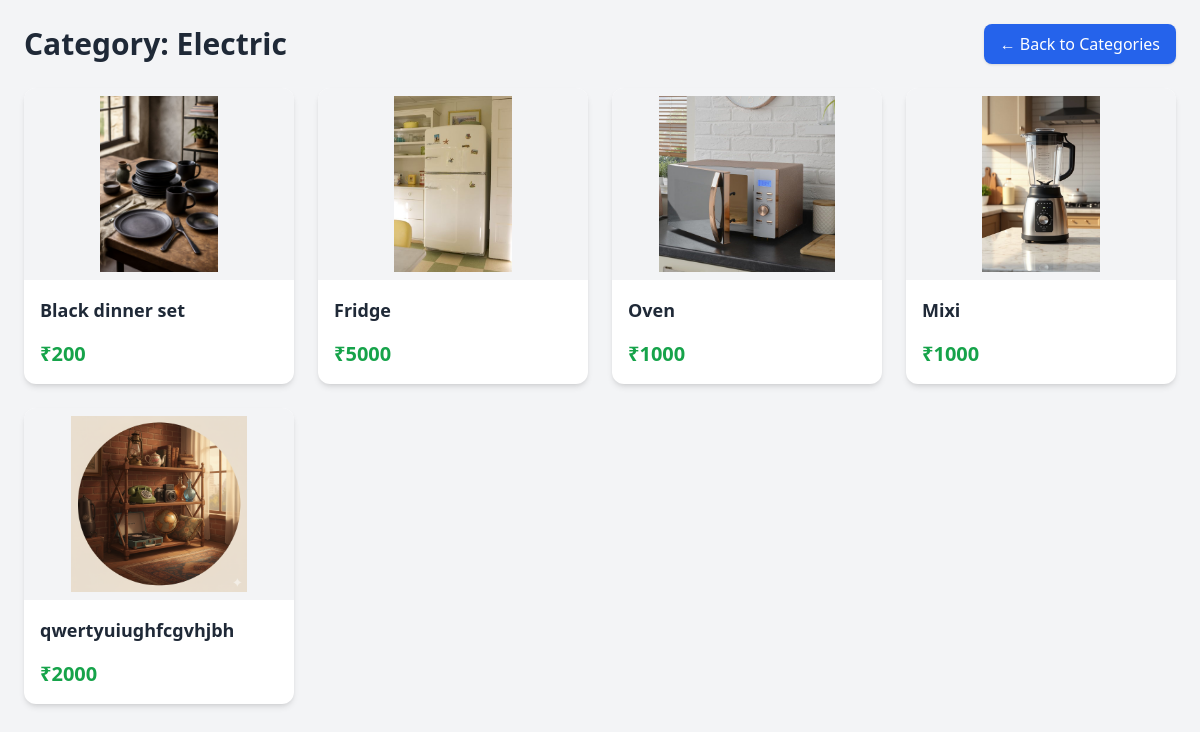
The page /users/admin_one_category/2/ (signed in) on the database its author committed.
### products/models.py (models this page shows, shortened)
class CategoryModel(models.Model):
    name=models.CharField(max_length=100,unique=True)
    is_delete=models.BooleanField(default=False)

class Products(models.Model):
    title=models.CharField(max_length=100)
    discription=models.TextField(null=True)
    price=models.IntegerField(default=0)
    image=models.ImageField(upload_to='images/')
    category=models.ForeignKey(CategoryModel,on_delete=models.CASCADE)
    user=models.ForeignKey(User,on_delete=models.CASCADE,null=True)
    quantity=models.PositiveIntegerField(default=0)
    is_delete=models.BooleanField(default=False)

### users/views.py (the view)
# urls.py: path('admin_one_category/<int:pk>/',views.admin_detail_category,name='admin_detail_category'),
@never_cache
def admin_detail_category(req,pk):
        if not req.session.get('admin_id'):
            return redirect('admin_login')
        category=get_object_or_404(CategoryModel,pk=pk)
        products=Products.objects.filter(category=category,is_delete=False)
        return render(req,'admin/admin_one_category.html'
                    ,{'products':products,
                    'category':category})

### templates/admin/admin_one_category.html (shortened to what this page needs)
{% load static %}
<!DOCTYPE html>
<html lang="en">
<head>
    <script src="https://cdn.tailwindcss.com"></script>
</head>
<body class="bg-gray-100 min-h-screen">
    <div class="px-6 py-6 flex justify-between items-center">
        <h1 class="text-3xl font-bold text-gray-800">
            Category: {{ category.name }}
        </h1>
        <a href="{% url 'admin_category_list' %}"
           class="px-4 py-2 bg-blue-600 hover:bg-blue-700 text-white rounded-lg shadow">
           ← Back to Categories
        </a>
    </div>
    <div class="grid grid-cols-1 sm:grid-cols-2 md:grid-cols-3 lg:grid-cols-4 gap-6 px-6">
        {% for product in products %}
        <div class="bg-white shadow-md rounded-xl overflow-hidden hover:shadow-lg transition">
            <div class="h-48 bg-gray-100 flex justify-center items-center">
                <img src="{{ product.image.url }}"
                     class="h-full w-full object-contain p-2">
            </div>
            <div class="p-4">
                <h3 class="font-semibold text-lg text-gray-800">{{ product.title }}</h3>
                <p class="text-xl font-bold text-green-600 mt-3">
                    ₹{{ product.price }}
                </p>
            </div>
        </div>
        {% empty %}
        <p class="col-span-full text-gray-500 text-center py-10 text-lg">
            No products available in this category.
        </p>
        {% endfor %}
    </div>
</body>
</html>

### rows shown on the page
CategoryModel: name "Electric"
Products: image (picture), title "Black dinner set", price "200"
Products: image (picture), title "Fridge", price "5000"
Products: image (picture), title "Oven", price "1000"
Products: image (picture), title "Mixi", price "1000"
Products: image (picture), title "qwertyuiughfcgvhjbh", price "2000"
